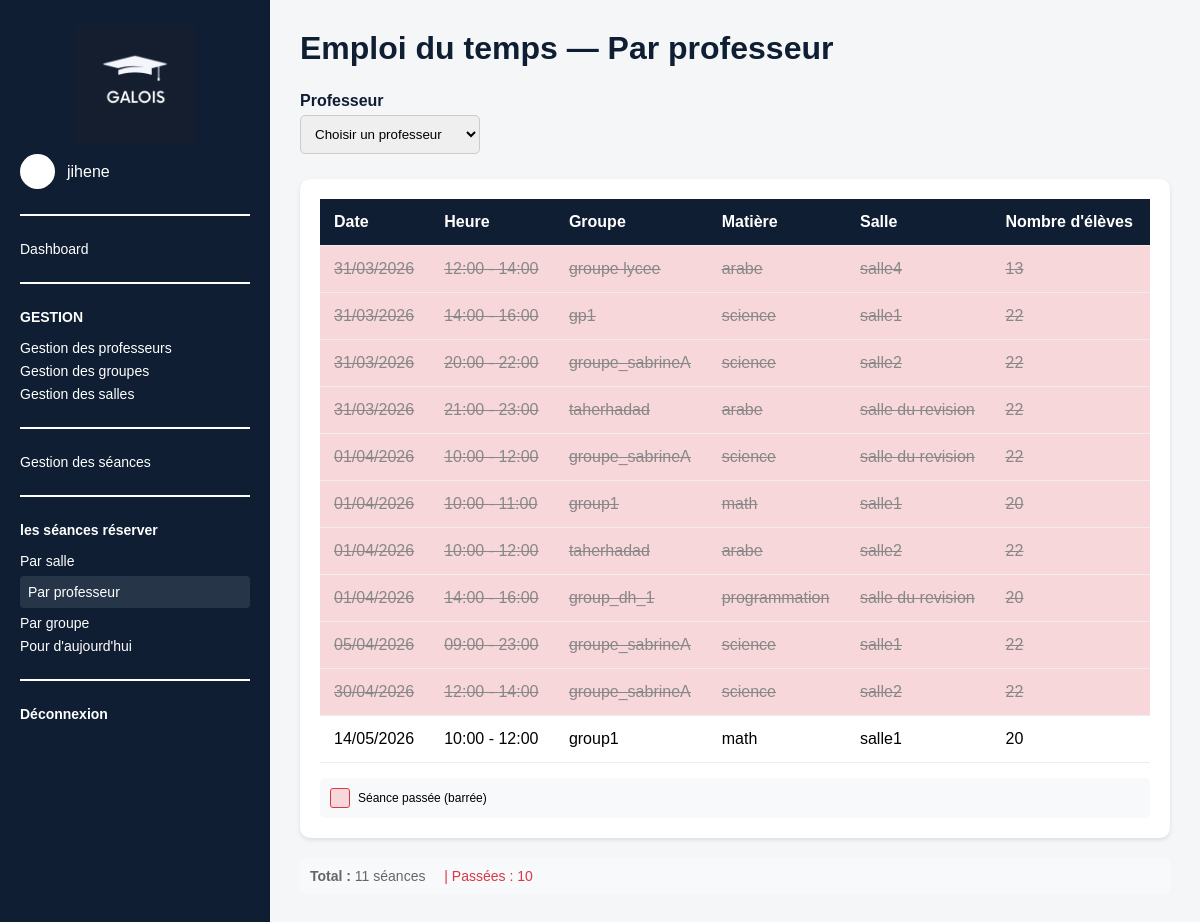
The app's page /emplois/professeur/ (signed in) with its own data.
### emploi_du_temps/models.py (models this page shows, shortened)
class Seance(models.Model):
    groupe = models.ForeignKey(Groupe, on_delete=models.CASCADE, related_name='seances')
    salle = models.ForeignKey(Salle, on_delete=models.CASCADE, related_name='seances')
    date = models.DateField()
    heure_debut = models.TimeField()
    heure_fin = models.TimeField()
    class Meta:
        ordering = ['date', 'heure_debut']

class Groupe(models.Model):
    nom = models.CharField(max_length=100)
    professeur = models.ForeignKey(Professeur, on_delete=models.CASCADE, related_name='groupes')
    matiere = models.ForeignKey(Matiere, on_delete=models.CASCADE, related_name='groupes')
    nombre_etudiants = models.IntegerField()
    class Meta:
        unique_together = ('nom', 'professeur', 'matiere')

class Matiere(models.Model):
    nom = models.CharField(max_length=100, unique=True)

class Salle(models.Model):
    nom = models.CharField(max_length=50, unique=True)
    capacite = models.IntegerField()

### emploi_du_temps/views.py (the view)
# urls.py: path('emplois/professeur/', views.emploi_par_professeur, name='emploi_professeur'),
@login_required
def emploi_par_professeur(request):
    from datetime import date
    professeur_id = request.GET.get('professeur')
    date_debut = request.GET.get('date_debut')
    date_fin = request.GET.get('date_fin')
    seances = Seance.objects.all()
    if professeur_id:
        seances = seances.filter(groupe__professeur_id=professeur_id)
    if date_debut:
        try:
            seances = seances.filter(date__gte=date_debut)
        except ValueError:
            pass
    if date_fin:
        try:
            seances = seances.filter(date__lte=date_fin)
        except ValueError:
            pass
    seances = seances.order_by('date', 'heure_debut')
    total_seances = seances.count()
    today = date.today()
    seances_passees = 0
    for seance in seances:
        if seance.date < today:
            seances_passees += 1
    for seance in seances:
        seance.est_passee = seance.date < today
    professeurs = Professeur.objects.all()
    professeur_selectionne = None
    if professeur_id:
        try:
            professeur_selectionne = Professeur.objects.get(id=professeur_id)
        except Professeur.DoesNotExist:
            pass
    return render(request, 'emploi-par-professeur.html', {
        'seances': seances,
        'professeurs': professeurs,
        'professeur_selectionne': professeur_selectionne,
        'professeur_id': professeur_id,
        'date_debut': date_debut or '',
        'date_fin': date_fin or '',
        'total_seances': total_seances,
        'seances_passees': seances_passees,
    })

### emploi_du_temps/models.py (called while the page is built)
    @property
    def nom_complet(self):
        return f"{self.prenom} {self.nom}"

### emploi_du_temps/templates/emploi-par-professeur.html (shortened to what this page needs)
<!DOCTYPE html>
<html lang="fr">
<head>
    {% load static %}
</head>
<body>
<div class="container">
    <aside class="sidebar">
        <div class="logo-box">
            <img src="{% static 'images/logo.png' %}" class="logo-sidebar">
        </div>
        <div class="admin-line">
            <div class="small-avatar"></div>
            <span>{{ request.user.username }}</span>
        </div>
        <hr>
        <a href="{% url 'dashboard' %}">Dashboard</a>
        <hr>
        <p class="menu-title">GESTION</p>
        <a href="{% url 'professeurs' %}">Gestion des professeurs</a>
        <a href="{% url 'groupes' %}">Gestion des groupes</a>
        <a href="{% url 'salles' %}">Gestion des salles</a>
        <hr>
        <a href="{% url 'seances' %}">Gestion des séances</a>
        <hr>
        <p class="menu-title">les séances réserver</p>
        <a href="{% url 'emploi_salle' %}">Par salle</a>
        <a href="{% url 'emploi_professeur' %}" class="active">Par professeur</a>
        <a href="{% url 'emploi_groupe' %}">Par groupe</a>
        <a href="{% url 'emploi_today' %}">Pour d'aujourd'hui</a>
        <hr>
        <a href="{% url 'logout' %}" class="logout">Déconnexion</a>
    </aside>
    <main class="content">
        <h1>Emploi du temps — Par professeur</h1>
        <form method="get">
            <div class="filter-bar">
                <div>
                    <label style="display:block;margin-bottom:5px;font-weight:bold;color:#0f1e33;">
                        Professeur
                    </label>
                    <select name="professeur" onchange="this.form.submit()">
                        <option value="">Choisir un professeur</option>
                    </select>
                </div>
            </div>
        </form>
        <div class="table-container">
            {% if seances %}
            <table>
                <thead>
                    <tr>
                        <th>Date</th>
                        <th>Heure</th>
                        <th>Groupe</th>
                        <th>Matière</th>
                        <th>Salle</th>
                        <th>Nombre d'élèves</th>
                    </tr>
                </thead>
                <tbody>
                    {% for seance in seances %}
                    <tr {% if seance.est_passee %}class="seance-passee"{% endif %}>
                        <td>{{ seance.date|date:"d/m/Y" }}</td>
                        <td>{{ seance.heure_debut|time:"H:i" }} - {{ seance.heure_fin|time:"H:i" }}</td>
                        <td>{{ seance.groupe.nom }}</td>
                        <td>{{ seance.groupe.matiere.nom }}</td>
                        <td>{{ seance.salle.nom }}</td>
                        <td>{{ seance.groupe.nombre_etudiants }}</td>
                    </tr>
                    {% endfor %}
                </tbody>
            </table>
            <div class="legende">
                <div class="legende-item">
                    <div class="legende-passe"></div>
                    <span>Séance passée (barrée)</span>
                </div>
            </div>
            {% else %}
            <div class="empty-state">
                <p>Sélectionnez un professeur pour voir son emploi du temps.</p>
            </div>
            {% endif %}
        </div>
        {% if seances %}
        <div class="stats">
            <strong>Total :</strong> {{ total_seances }} séance{{ total_seances|pluralize:"s" }}
            {% if seances_passees > 0 %}
            <span style="color: #dc3545; margin-left: 15px;">
                | Passées : {{ seances_passees }}
            </span>
            {% endif %}
        </div>
        {% endif %}
    </main>
</div>
</body>
</html>

### emploi_du_temps/templates/emploi-par-professeur.html (style rules this page uses)
* { margin: 0; padding: 0; box-sizing: border-box; font-family: Arial, sans-serif; }
.container { display: flex; min-height: 100vh; }
.sidebar { width: 270px; background-color: #0f1e33; color: white; padding: 25px 20px; }
.logo-box { text-align: center; margin-bottom: 5px; }
.logo-sidebar { width: 120px; }
.admin-line { display: flex; align-items: center; gap: 12px; margin-bottom: 20px; }
.small-avatar { width: 35px; height: 35px; background-color: white; border-radius: 50%; }
.sidebar hr { border: 1px solid white; margin: 25px 0; }
.menu-title { font-weight: bold; margin-bottom: 15px; font-size: 14px; }
.sidebar a { display: block; color: white; text-decoration: none; margin: 7px 0; font-size: 14px; }
.sidebar a.active { background: rgba(255,255,255,0.1); padding: 8px; border-radius: 4px; }
.logout { font-weight: bold; }
.content { flex: 1; padding: 30px; background-color: #f4f6f8; overflow-y: auto; }
h1 { margin-bottom: 25px; color: #0f1e33; }
.filter-bar { display: flex; gap: 10px; margin-bottom: 25px; align-items: flex-end; flex-wrap: wrap; }
.filter-bar select { padding: 10px; border: 1px solid #ccc; border-radius: 5px; min-width: 180px; }
.table-container { background-color: white; padding: 20px; border-radius: 10px; box-shadow: 0 2px 4px rgba(0,0,0,0.1); overflow-x: auto; }
table { width: 100%; border-collapse: collapse; }
thead { background-color: #0f1e33; color: white; }
th, td { padding: 14px; text-align: left; border-bottom: 1px solid #eee; }
tr.seance-passee { background-color: #f8d7da; text-decoration: line-through; color: #888; }
tr.seance-passee td { text-decoration: line-through; color: #888; }
.stats { margin-top: 20px; color: #666; font-size: 14px; padding: 10px; background: #f8f9fa; border-radius: 5px; }
.legende { margin-top: 15px; padding: 10px; background: #f8f9fa; border-radius: 5px; display: flex; gap: 20px; align-items: center; font-size: 12px; }
.legende-item { display: flex; align-items: center; gap: 8px; }
.legende-passe { width: 20px; height: 20px; background-color: #f8d7da; border: 1px solid #dc3545; border-radius: 3px; }

### records on screen
Seance: date "31/03/2026", heure_debut "12:00", heure_fin "14:00", groupe.nom "groupe lycee", groupe.matiere.nom "arabe", salle.nom "salle4", groupe.nombre_etudiants "13"
Seance: date "31/03/2026", heure_debut "14:00", heure_fin "16:00", groupe.nom "gp1", groupe.matiere.nom "science", salle.nom "salle1", groupe.nombre_etudiants "22"
Seance: date "31/03/2026", heure_debut "20:00", heure_fin "22:00", groupe.nom "groupe_sabrineA", groupe.matiere.nom "science", salle.nom "salle2", groupe.nombre_etudiants "22"
Seance: date "31/03/2026", heure_debut "21:00", heure_fin "23:00", groupe.nom "taherhadad", groupe.matiere.nom "arabe", salle.nom "salle du revision", groupe.nombre_etudiants "22"
Seance: date "01/04/2026", heure_debut "10:00", heure_fin "12:00", groupe.nom "groupe_sabrineA", groupe.matiere.nom "science", salle.nom "salle du revision", groupe.nombre_etudiants "22"
Seance: date "01/04/2026", heure_debut "10:00", heure_fin "11:00", groupe.nom "group1", groupe.matiere.nom "math", salle.nom "salle1", groupe.nombre_etudiants "20"
Seance: date "01/04/2026", heure_debut "10:00", heure_fin "12:00", groupe.nom "taherhadad", groupe.matiere.nom "arabe", salle.nom "salle2", groupe.nombre_etudiants "22"
Seance: date "01/04/2026", heure_debut "14:00", heure_fin "16:00", groupe.nom "group_dh_1", groupe.matiere.nom "programmation", salle.nom "salle du revision", groupe.nombre_etudiants "20"
Seance: date "05/04/2026", heure_debut "09:00", heure_fin "23:00", groupe.nom "groupe_sabrineA", groupe.matiere.nom "science", salle.nom "salle1", groupe.nombre_etudiants "22"
Seance: date "30/04/2026", heure_debut "12:00", heure_fin "14:00", groupe.nom "groupe_sabrineA", groupe.matiere.nom "science", salle.nom "salle2", groupe.nombre_etudiants "22"
Seance: date "14/05/2026", heure_debut "10:00", heure_fin "12:00", groupe.nom "group1", groupe.matiere.nom "math", salle.nom "salle1", groupe.nombre_etudiants "20"

### other values on screen
{{ request.user.username }} "jihene"
{{ total_seances }} "11"
{{ seances_passees }} "10"
